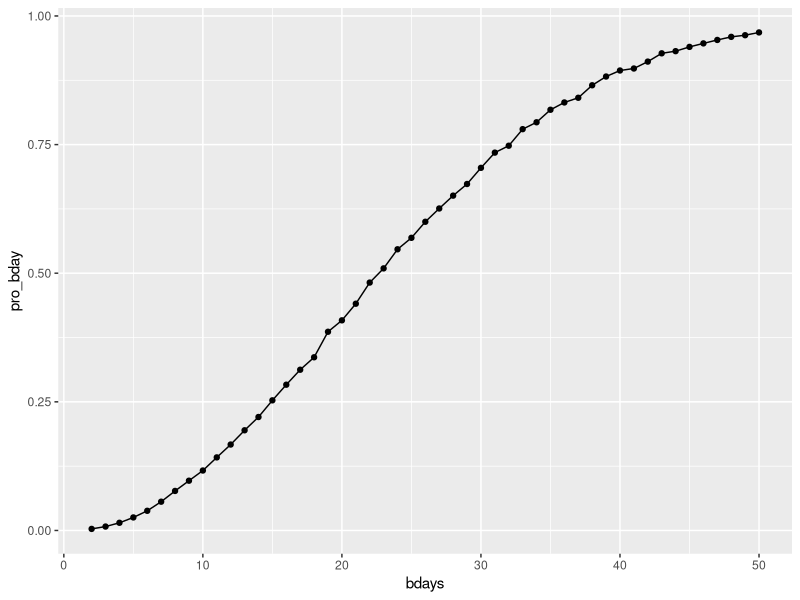

Here is the R script that generated this plot: (Note: a time limit stopped this script after it produced the figure.)
## ---- chunk 1
library(tidyverse)
library(broom)
## ---- chunk 2
bdays_df=function(n_room){
  bdays=sample(1:365,n_room,replace = TRUE)
  repeat_bdays=length(unique(bdays))< n_room
  repeat_bdays
}
## ---- chunk 3
bdays_sim=
  expand_grid(
    bdays=2:50,
    iter=1:10000
  )|>
  mutate(result=map_lgl(bdays,bdays_df))|>
  group_by(bdays)|>
  summarise(
    pro_bday=mean(result)
  )
  
  
## ---- chunk 4
bdays_sim|>
  ggplot(aes(x=bdays,y=pro_bday))+
  geom_point()+
  geom_line()
## ---- chunk 5
sim_mean=function(mean){
  x=rnorm(30,mean,5)
  t_result=t.test(x,mu=0)
  tidy(t_result)
}
output=vector("list",5000)
for (i in 1:5000) {
  output[[i]]=sim_mean(0)
}
sim_result=bind_rows(output)
sim_result|>
  select(estimate,p.value)
## ---- chunk 6
mean_df=function(mean){
  output=vector("list",5000)
  for (i in 1:5000) {
    output[[i]]=sim_mean(mean)
  }
  sim_result=bind_rows(output)
  sim_result|>
    select(estimate,p.value)
}
mean_df(1)
mean_df(2)
mean_df(3)
mean_df(4)
mean_df(5)
mean_df(6)

mean_sim_df=function(mean){
  mean_df(mean)|>
  filter(p.value<0.05)|>
  mutate(mean_value=mean)|>
  mutate(prop=n()/5000)|>
  distinct(mean_value,prop)
}

output=vector("list",7)
for (i in 1:7) {
  output[[i]]=mean_sim_df(i-1)
}
mean_sim_result= bind_rows(output)
